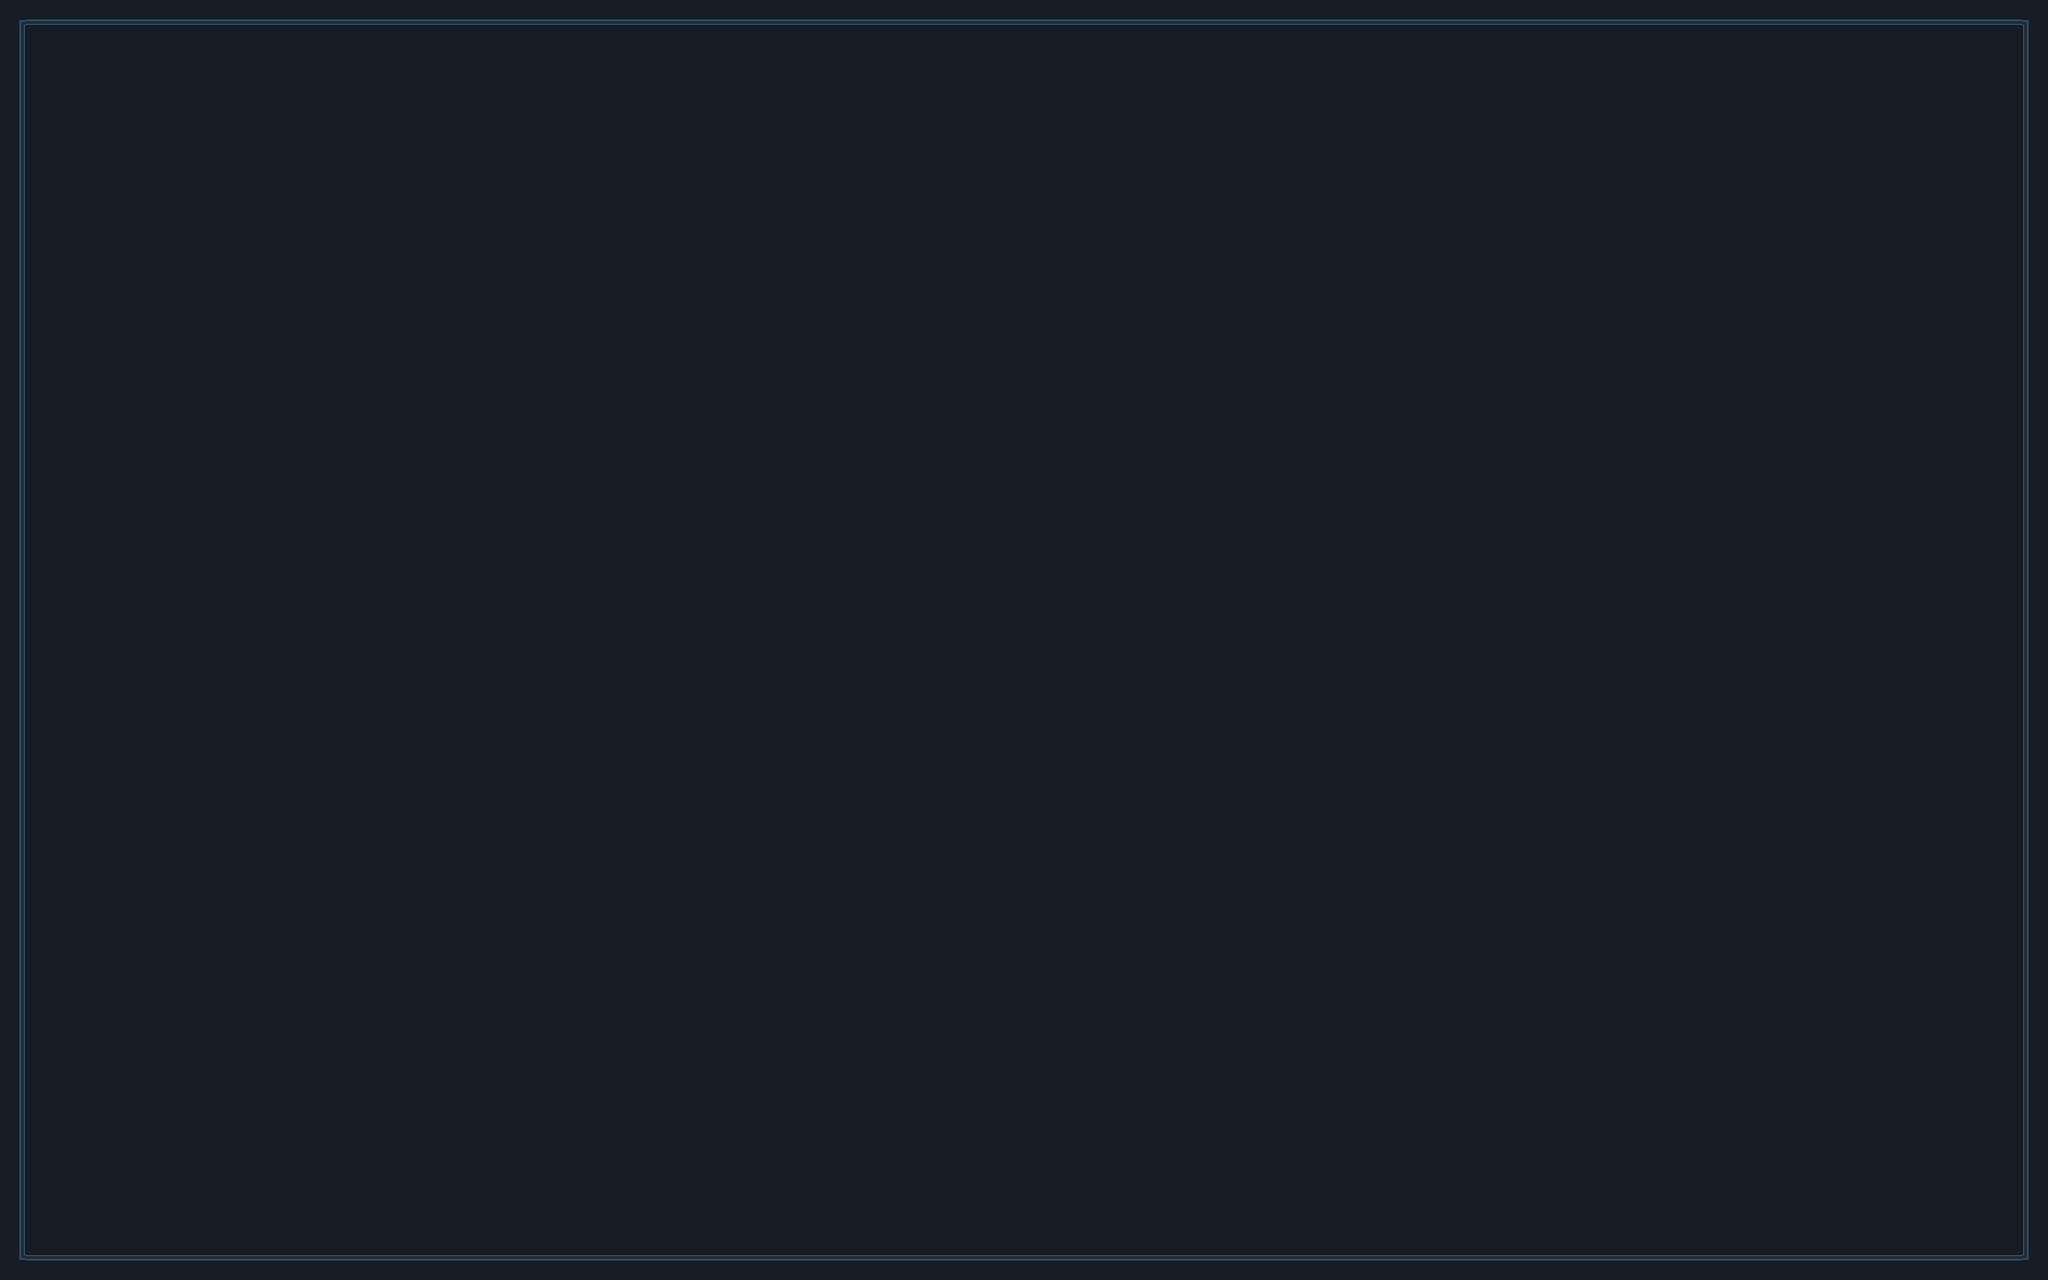

Rendered tile map (Tiled .tmx) drawn with the repository's tilesets; below, a short description and the map source with its tile grids summarised:
An orthogonal 80x50 tile map with 32x32 px tiles, 3 tile layers (ground, small_rooms, groundDecoration) and 9 objects.

<map version="1.10" tiledversion="1.10.2" orientation="orthogonal" renderorder="right-down" width="80" height="50" tilewidth="32" tileheight="32" infinite="0" nextlayerid="15" nextobjectid="12">
 <editorsettings>
  <export target="outer_world..tmj" format="json" />
 </editorsettings>
 <tileset firstgid="1" source="spaceship.tsx" />
 <layer id="1" name="ground" width="80" height="50">
  <data>[4000 cells, 4000 non-empty, 6 distinct tile ids]</data>
 </layer>
 <layer id="13" name="small_rooms" width="80" height="50">
  <data>[4000 cells, 0 non-empty, 0 distinct tile ids]</data>
 </layer>
 <layer id="2" name="groundDecoration" width="80" height="50">
  <data>[4000 cells, 0 non-empty, 0 distinct tile ids]</data>
 </layer>
 <objectgroup id="11" name="boundary">
  <object id="7" x="0" y="0" width="2560" height="32" />
  <object id="8" x="2528" y="0" width="32" height="1600" />
  <object id="9" x="0" y="0" width="32" height="1600" />
  <object id="10" x="0" y="1568" width="2560" height="32" />
 </objectgroup>
 <objectgroup id="12" name="small_rooms">
  <object id="2" x="320" y="320">
   <point />
  </object>
  <object id="3" x="1280" y="320">
   <point />
  </object>
  <object id="4" x="1920" y="320">
   <point />
  </object>
  <object id="5" x="1792" y="1088">
   <point />
  </object>
  <object id="6" x="640" y="1056">
   <point />
  </object>
 </objectgroup>
 <objectgroup id="14" name="l_rooms" />
</map>
